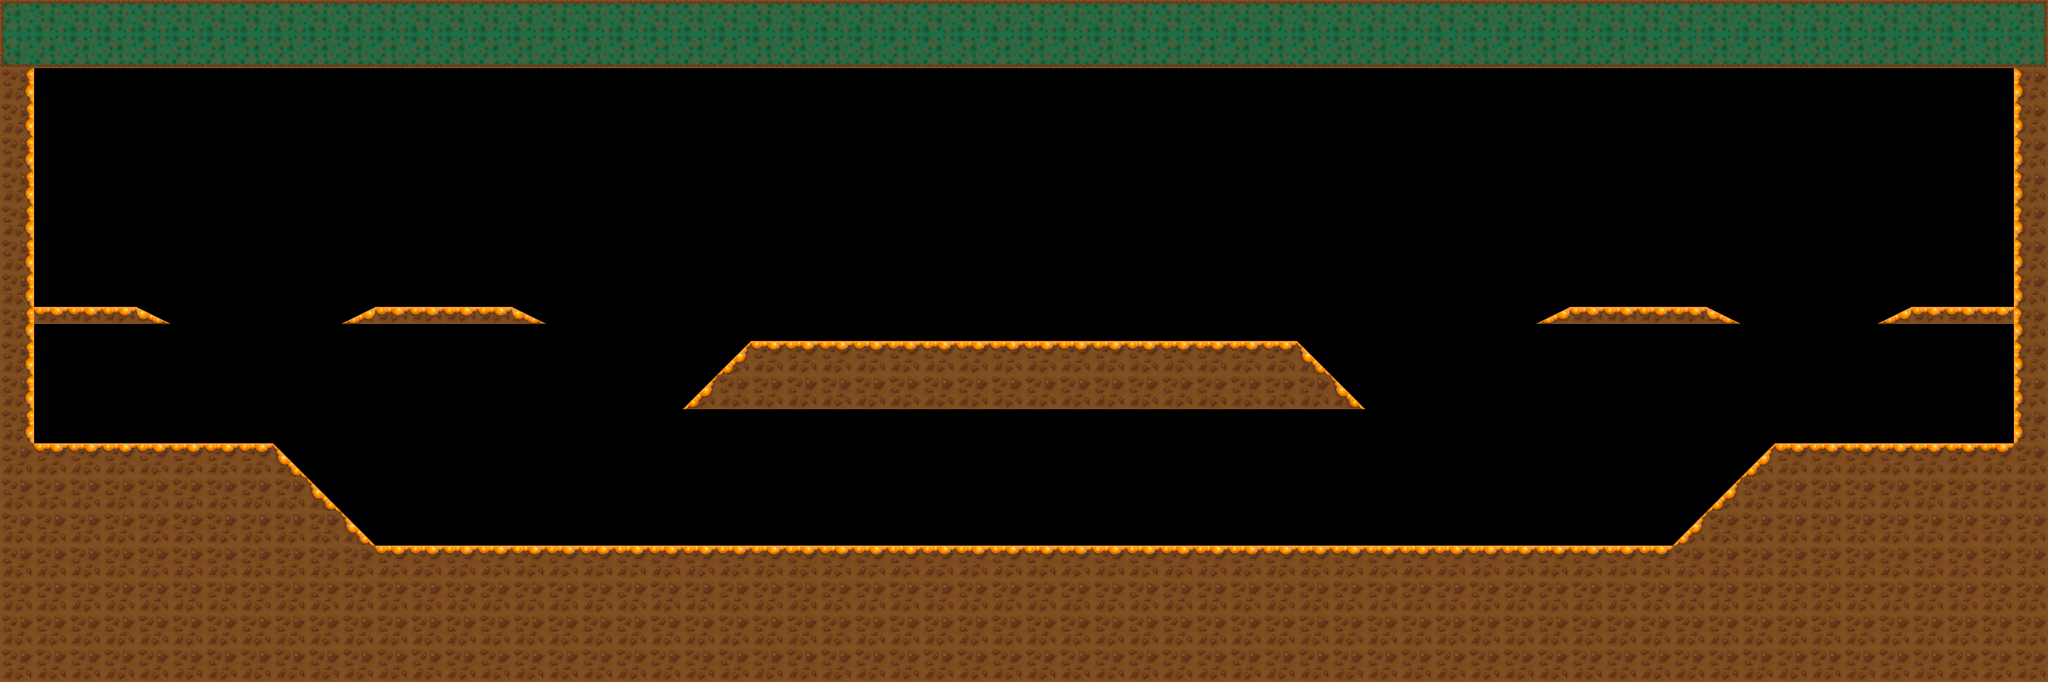

Below is a game level as drawn by its tile map, then a one-line description and the .tmx file that defines it, in full:
An orthogonal 60x20 tile map with 64x64 px tiles, 1 tile layer (Tile Layer 1), 2 tilesets and 8 objects (2x boot2, 2x enemy1, player, enemy3, boot3, ...).

<map version="1.0" tiledversion="1.0.3" orientation="orthogonal" renderorder="right-down" width="60" height="20" tilewidth="64" tileheight="64" nextobjectid="11">
 <tileset firstgid="1" name="tile_set3" tilewidth="64" tileheight="64" tilecount="30" columns="10">
  <image source="tile_set3.png" width="640" height="192" />
 </tileset>
 <tileset firstgid="31" name="mark1" tilewidth="64" tileheight="64" tilecount="20" columns="10">
  <image source="mark1.png" width="640" height="128" />
 </tileset>
 <layer name="Tile Layer 1" width="60" height="20">
  <data encoding="csv">
20,16,16,16,16,16,16,16,16,16,16,16,16,16,16,16,16,16,16,16,16,16,16,16,16,16,16,16,16,16,16,16,16,16,16,16,16,16,16,16,16,16,16,16,16,16,16,16,16,16,16,16,16,16,16,16,16,16,16,21,
19,15,15,15,15,15,15,15,15,15,15,15,15,15,15,15,15,15,15,15,15,15,15,15,15,15,15,15,15,15,15,15,15,15,15,15,15,15,15,15,15,15,15,15,15,15,15,15,15,15,15,15,15,15,15,15,15,15,15,22,
8,0,0,0,0,0,0,0,0,0,0,0,0,0,0,0,0,0,0,0,0,0,0,0,0,0,0,0,0,0,0,0,0,0,0,0,0,0,0,0,0,0,0,0,0,0,0,0,0,0,0,0,0,0,0,0,0,0,0,7,
8,0,0,0,0,0,0,0,0,0,0,0,0,0,0,0,0,0,0,0,0,0,0,0,0,0,0,0,0,0,0,0,0,0,0,0,0,0,0,0,0,0,0,0,0,0,0,0,0,0,0,0,0,0,0,0,0,0,0,7,
8,0,0,0,0,0,0,0,0,0,0,0,0,0,0,0,0,0,0,0,0,0,0,0,0,0,0,0,0,0,0,0,0,0,0,0,0,0,0,0,0,0,0,0,0,0,0,0,0,0,0,0,0,0,0,0,0,0,0,7,
8,0,0,0,0,0,0,0,0,0,0,0,0,0,0,0,0,0,0,0,0,0,0,0,0,0,0,0,0,0,0,0,0,0,0,0,0,0,0,0,0,0,0,0,0,0,0,0,0,0,0,0,0,0,0,0,0,0,0,7,
8,0,0,0,0,0,0,0,0,0,0,0,0,0,0,0,0,0,0,0,0,0,0,0,0,0,0,0,0,0,0,0,0,0,0,0,0,0,0,0,0,0,0,0,0,0,0,0,0,0,0,0,0,0,0,0,0,0,0,7,
8,0,0,0,0,0,0,0,0,0,0,0,0,0,0,0,0,0,0,0,0,0,0,0,0,0,0,0,0,0,0,0,0,0,0,0,0,0,0,0,0,0,0,0,0,0,0,0,0,0,0,0,0,0,0,0,0,0,0,7,
8,0,0,0,0,0,0,0,0,0,0,0,0,0,0,0,0,0,0,0,0,0,0,0,0,0,0,0,0,0,0,0,0,0,0,0,0,0,0,0,0,0,0,0,0,0,0,0,0,0,0,0,0,0,0,0,0,0,0,7,
8,11,11,11,10,0,0,0,0,0,9,11,11,11,11,10,0,0,0,0,0,0,0,0,0,0,0,0,0,0,0,0,0,0,0,0,0,0,0,0,0,0,0,0,0,9,11,11,11,11,10,0,0,0,0,9,11,11,11,7,
8,0,0,0,0,0,0,0,0,0,0,0,0,0,0,0,0,0,0,0,0,5,4,4,4,4,4,4,4,4,4,4,4,4,4,4,4,4,6,0,0,0,0,0,0,0,0,0,0,0,0,0,0,0,0,0,0,0,0,7,
8,0,0,0,0,0,0,0,0,0,0,0,0,0,0,0,0,0,0,0,5,1,1,1,1,1,1,1,1,1,1,1,1,1,1,1,1,1,1,6,0,0,0,0,0,0,0,0,0,0,0,0,0,0,0,0,0,0,0,7,
8,0,0,0,0,0,0,0,0,0,0,0,0,0,0,0,0,0,0,0,0,0,0,0,0,0,0,0,0,0,0,0,0,0,0,0,0,0,0,0,0,0,0,0,0,0,0,0,0,0,0,0,0,0,0,0,0,0,0,7,
1,4,4,4,4,4,4,4,6,0,0,0,0,0,0,0,0,0,0,0,0,0,0,0,0,0,0,0,0,0,0,0,0,0,0,0,0,0,0,0,0,0,0,0,0,0,0,0,0,0,0,5,4,4,4,4,4,4,4,1,
1,1,1,1,1,1,1,1,1,6,0,0,0,0,0,0,0,0,0,0,0,0,0,0,0,0,0,0,0,0,0,0,0,0,0,0,0,0,0,0,0,0,0,0,0,0,0,0,0,0,5,1,1,1,1,1,1,1,1,1,
1,1,1,1,1,1,1,1,1,1,6,0,0,0,0,0,0,0,0,0,0,0,0,0,0,0,0,0,0,0,0,0,0,0,0,0,0,0,0,0,0,0,0,0,0,0,0,0,0,5,1,1,1,1,1,1,1,1,1,1,
1,1,1,1,1,1,1,1,1,1,1,4,4,4,4,4,4,4,4,4,4,4,4,4,4,4,4,4,4,4,4,4,4,4,4,4,4,4,4,4,4,4,4,4,4,4,4,4,4,1,1,1,1,1,1,1,1,1,1,1,
1,1,1,1,1,1,1,1,1,1,1,1,1,1,1,1,1,1,1,1,1,1,1,1,1,1,1,1,1,1,1,1,1,1,1,1,1,1,1,1,1,1,1,1,1,1,1,1,1,1,1,1,1,1,1,1,1,1,1,1,
1,1,1,1,1,1,1,1,1,1,1,1,1,1,1,1,1,1,1,1,1,1,1,1,1,1,1,1,1,1,1,1,1,1,1,1,1,1,1,1,1,1,1,1,1,1,1,1,1,1,1,1,1,1,1,1,1,1,1,1,
1,1,1,1,1,1,1,1,1,1,1,1,1,1,1,1,1,1,1,1,1,1,1,1,1,1,1,1,1,1,1,1,1,1,1,1,1,1,1,1,1,1,1,1,1,1,1,1,1,1,1,1,1,1,1,1,1,1,1,1
</data>
 </layer>
 <objectgroup name="object">
  <object id="1" name="pralor" type="player" gid="37" x="255.879" y="832" width="64" height="64" />
  <object id="2" name="motherAnt" type="enemy3" gid="36" x="2813.45" y="1016.85" width="64" height="64" />
  <object id="4" name="moreHeal" type="boot3" gid="38" x="131.636" y="574.424" width="64" height="64" />
  <object id="5" name="heal1" type="boot2" gid="35" x="764.97" y="571.394" width="64" height="64" />
  <object id="6" name="heal2" type="boot2" gid="35" x="3071.03" y="577.455" width="64" height="64" />
  <object id="7" name="perf" type="boot1" gid="41" x="3646.79" y="574.424" width="64" height="64" />
  <object id="9" name="enemy1" type="enemy1" gid="33" x="1601.33" y="644.121" width="64" height="64" />
  <object id="10" name="enemy2" type="enemy1" gid="33" x="2168" y="638.061" width="64" height="64" />
 </objectgroup>
</map>